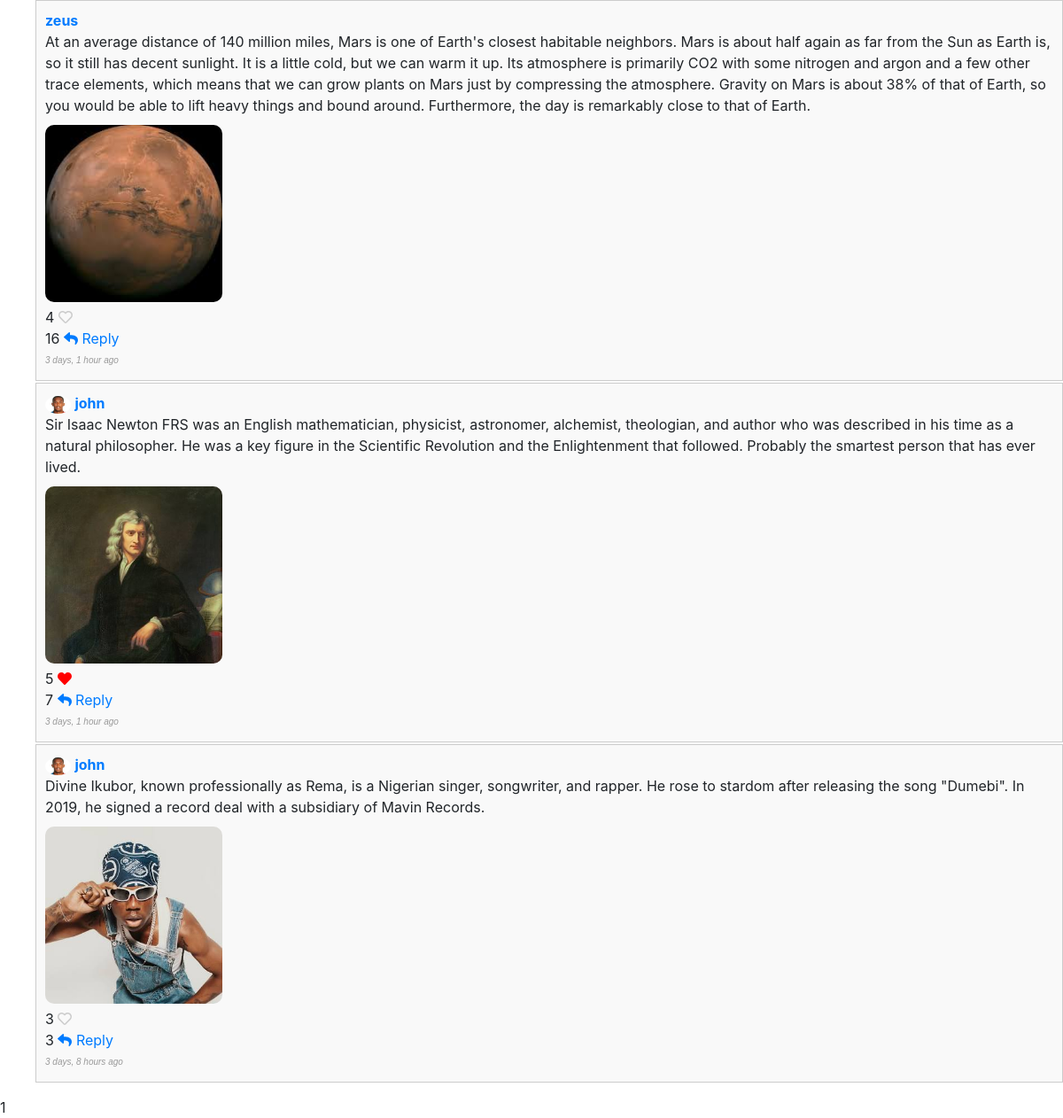
Before: /following (signed in, lower part) with the older database file.
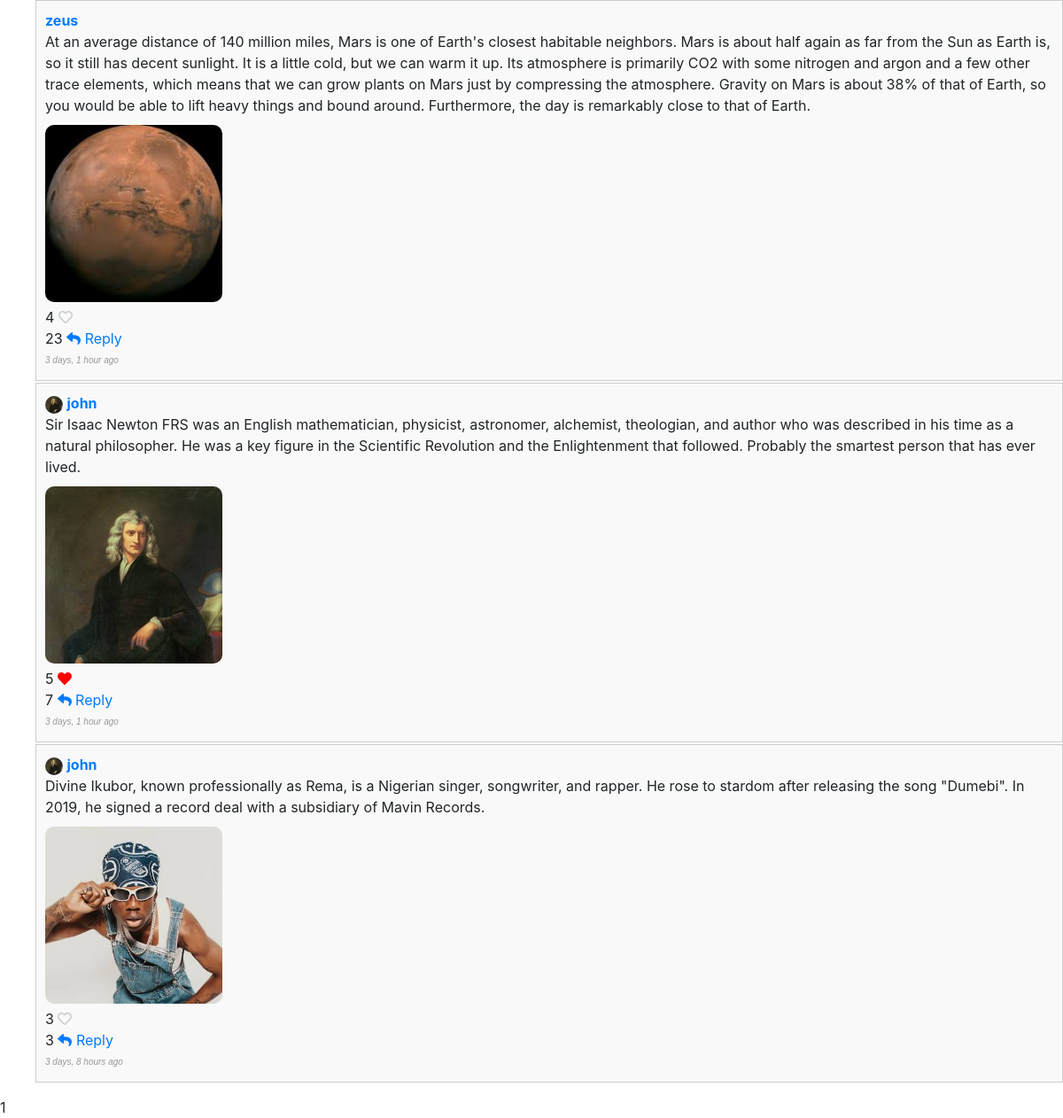
After: the same page with the newer database file.
### network/models.py (models this page shows, shortened)
class Post(models.Model):
    user = models.ForeignKey(User, on_delete=models.CASCADE, related_name='posts')
    content = models.TextField()
    timestamp = models.DateTimeField(auto_now_add=True)
    image = models.ImageField(upload_to='network/images/post_images/', blank=True, null=True)
    likes = models.ManyToManyField(User, related_name='liked_posts', blank=True)
    def num_likes(self):
        return self.likes.count()
    def num_replies(self):
        return self.replies.count()

class User(AbstractUser):
    profile_picture = models.ImageField(upload_to='network/images/profile_images/', blank=True, null=True)

### network/views.py (the view)
# urls.py: path('following', views.following, name='following'),
@login_required(login_url='network:login')
def following(request):
    following_users = request.user.following.values_list('followed_user__id', flat=True)
    posts = Post.objects.filter(user__in=following_users).order_by('-timestamp')
    paginator = Paginator(posts, 10)
    page_number = request.GET.get('page', 1)
    page = paginator.get_page(page_number)
    context = {'page': page}
    return render(request, 'network/following.html', context)

### network/templates/network/following.html (shortened to what this page needs)
{% extends 'network/layout.html' %}
{% block body %}
    <ul>
        {% for post in page%}
            {% include 'network/post_display.html' with post=post user=user %}
        {% endfor %}
    </ul>
    <div class="pagination">
        <span class="step-links">
        <span class="current-page">{{ page.number }}</span>
        </span>
    </div>
{% endblock %}

### network/templates/network/post_display.html (shortened to what this page needs)
<li class="post-li" data-post-id="{{ post.id }}">
    <div class="post-section">
        <a class="user-link il" href="{% url 'network:profile' username=post.user.username%}">
          <span class="profile-image-container">
            {% if post.user.profile_picture %}
                <img src="{{ post.user.profile_picture.url }}" alt="Profile Image" class="profile-image">
            {% endif %}
          </span>
          <strong>{{ post.user.username }}</strong>
       </a>
    <p class="p-content">{{ post.content }}</p>
    <div class="image-container">
        {% if post.image %}
            <img src="{{ post.image.url }}" alt="Post Image" class="post-image">
        {% endif %}
    </div>
    {% if user.is_authenticated %}
        <p>
            <div>
            <span class="like-count">{{ post.num_likes }}</span>
            <span class="like-button il" data-post-id="{{ post.id }}" >
                {% if post in user.liked_posts.all %}
                    <i class="heart-icon fas fa-heart liked"></i>
                {% else %}
                    <i class="heart-icon far fa-heart"></i>
                {% endif %}
            </span>
            </div>
            <span class="post-reply-count">{{ post.num_replies }}</span>
            <a href="#" class="reply-icon">
                <i class="fa fa-reply" href="{% url 'network:post' post_id=post.id %}"></i> Reply
            </a>
        </p>
    {% else %}
        <p><i class="far fa-heart"></i> <span class="like-count">{{ post.num_likes }} </span></p>
    {% endif %}
    <p class="timestamp">{{ post.timestamp|timesince }} ago</p>
    </div>
</li>

Changed rows visible on the page:
computed for Post "zeus": num_replies "16" → "23"
changed through a linked row, Post (number 2 of 3 on the later page): user.profile_picture: a different picture
changed through a linked row, Post "3 days, 8 hours": user.profile_picture: a different picture
